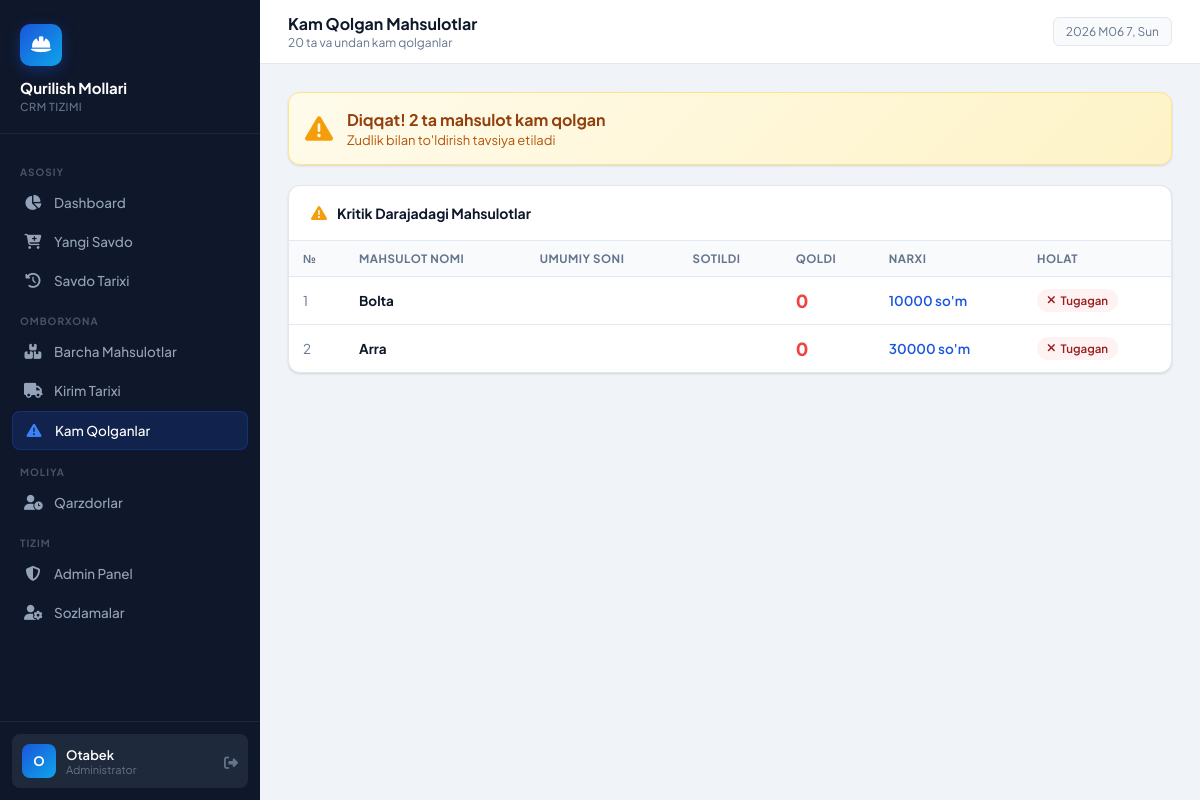
The app's page /kamayganlar/ (signed in) with its own data.
### crm/models.py (models this page shows, shortened)
class Mahsulot(models.Model):
    nomi = models.CharField(max_length=200, verbose_name="Mahsulot nomi")
    qoldi = models.IntegerField(default=0, verbose_name="Qoldi (joriy)")
    narxi = models.DecimalField(max_digits=12, decimal_places=0, verbose_name="Narxi (so'm)")
    yaratilgan = models.DateTimeField(auto_now_add=True)
    yangilangan = models.DateTimeField(auto_now=True)
    class Meta:
        verbose_name = "Mahsulot"
        verbose_name_plural = "Mahsulotlar"
        ordering = ['-yaratilgan']

### crm/views.py (the view)
# urls.py: path('kamayganlar/', views.kamayganlar, name='kamayganlar'),
@login_required
def kamayganlar(request):
    mahsulotlar = Mahsulot.objects.filter(qoldi__lte=20).order_by('qoldi')
    context = {'mahsulotlar': mahsulotlar}
    return render(request, 'crm/kamayganlar.html', context)

### templates/crm/kamayganlar.html (shortened to what this page needs)
{% extends 'crm/base.html' %}
{% block page_title %}Kam Qolgan Mahsulotlar{% endblock %}
{% block page_subtitle %}20 ta va undan kam qolganlar{% endblock %}
{% block content %}
{% if mahsulotlar %}
<div class="card" style="margin-bottom:20px;background:linear-gradient(135deg,#fffbeb,#fef3c7);border-color:#fde68a">
    <div class="card-body" style="padding:16px;display:flex;align-items:center;gap:14px">
        <i class="fas fa-triangle-exclamation" style="font-size:28px;color:var(--warning)"></i>
        <div>
            <div style="font-weight:700;color:#92400e">Diqqat! {{ mahsulotlar.count }} ta mahsulot kam qolgan</div>
            <div style="font-size:13px;color:#b45309;margin-top:2px">Zudlik bilan to'ldirish tavsiya etiladi</div>
        </div>
    </div>
</div>
{% endif %}
<div class="card">
    <div class="card-header">
        <i class="fas fa-triangle-exclamation" style="color:var(--warning)"></i>
        <span class="card-title">Kritik Darajadagi Mahsulotlar</span>
    </div>
    <div class="table-wrap">
        <table>
            <thead>
                <tr>
                    <th>№</th>
                    <th>Mahsulot Nomi</th>
                    <th>Umumiy Soni</th>
                    <th>Sotildi</th>
                    <th>Qoldi</th>
                    <th>Narxi</th>
                    <th>Holat</th>
                </tr>
            </thead>
            <tbody>
                {% for m in mahsulotlar %}
                <tr>
                    <td style="color:var(--text-muted)">{{ forloop.counter }}</td>
                    <td><strong>{{ m.nomi }}</strong></td>
                    <td>{{ m.soni }}</td>
                    <td>{{ m.sotildi }}</td>
                    <td>
                        <span style="font-size:18px;font-weight:800;color:{% if m.qoldi == 0 %}var(--danger){% else %}var(--warning){% endif %}">
                            {{ m.qoldi }}
                        </span>
                    </td>
                    <td style="font-weight:600;color:var(--primary)">{{ m.narxi|floatformat:0 }} so'm</td>
                    <td>
                        {% if m.qoldi == 0 %}
                            <span class="badge-status badge-danger"><i class="fas fa-xmark"></i> Tugagan</span>
                        {% elif m.qoldi <= 5 %}
                            <span class="badge-status badge-danger"><i class="fas fa-exclamation"></i> Juda kam</span>
                        {% else %}
                            <span class="badge-status badge-warning"><i class="fas fa-minus"></i> Kam</span>
                        {% endif %}
                    </td>
                </tr>
                {% empty %}
                <tr><td colspan="7" style="text-align:center;padding:40px;color:var(--text-muted)">
                    <i class="fas fa-circle-check" style="font-size:40px;color:var(--success);opacity:0.7;display:block;margin-bottom:12px"></i>
                    <strong>Barcha mahsulotlar yetarli!</strong>
                </td></tr>
                {% endfor %}
            </tbody>
        </table>
    </div>
</div>
{% endblock %}

### templates/crm/base.html (shortened to what this page needs)
<!DOCTYPE html>
<html lang="uz">
<head>
    <link rel="stylesheet" href="https://cdnjs.cloudflare.com/ajax/libs/font-awesome/6.5.0/css/all.min.css">
</head>
<body>
<aside class="sidebar" id="sidebar">
    <div class="sidebar-logo">
        <div class="logo-icon"><i class="fas fa-hard-hat"></i></div>
        <h1>Qurilish Mollari</h1>
        <p>CRM Tizimi</p>
    </div>
    <nav class="sidebar-nav">
        <div class="nav-section-label">Asosiy</div>
        <a href="{% url 'dashboard' %}" class="nav-item {% if request.resolver_match.url_name == 'dashboard' %}active{% endif %}">
            <i class="fas fa-chart-pie"></i> Dashboard
        </a>
        <a href="{% url 'savdo' %}" class="nav-item {% if request.resolver_match.url_name == 'savdo' %}active{% endif %}">
            <i class="fas fa-cart-plus"></i> Yangi Savdo
        </a>
        <a href="{% url 'savdo_tarixi' %}" class="nav-item {% if request.resolver_match.url_name == 'savdo_tarixi' %}active{% endif %}">
            <i class="fas fa-history"></i> Savdo Tarixi
        </a>
        <div class="nav-section-label">Omborxona</div>
        <a href="{% url 'barcha_mahsulotlar' %}" class="nav-item {% if request.resolver_match.url_name == 'barcha_mahsulotlar' %}active{% endif %}">
            <i class="fas fa-boxes-stacked"></i> Barcha Mahsulotlar
        </a>
        <a href="{% url 'kirim_tarixi' %}" class="nav-item {% if request.resolver_match.url_name == 'kirim_tarixi' %}active{% endif %}">
            <i class="fas fa-truck"></i> Kirim Tarixi
        </a>
        <a href="{% url 'kamayganlar' %}" class="nav-item {% if request.resolver_match.url_name == 'kamayganlar' %}active{% endif %}">
            <i class="fas fa-triangle-exclamation"></i> Kam Qolganlar
        </a>
        <div class="nav-section-label">Moliya</div>
        <a href="{% url 'qarzdorlar' %}" class="nav-item {% if request.resolver_match.url_name == 'qarzdorlar' %}active{% endif %}">
            <i class="fas fa-user-clock"></i> Qarzdorlar
        </a>
        <div class="nav-section-label">Tizim</div>
        <a href="/admin/" class="nav-item" target="_blank">
            <i class="fas fa-shield-halved"></i> Admin Panel
        </a>
        <a href="{% url 'profil' %}" class="nav-item {% if request.resolver_match.url_name == 'profil' %}active{% endif %}">
            <i class="fas fa-user-gear"></i> Sozlamalar
        </a>
    </nav>
    <div class="sidebar-footer">
        <div class="user-card">
            <div class="user-avatar">{{ request.user.first_name|first|upper|default:request.user.username|first|upper }}</div>
            <div class="user-info">
                <div class="name">{{ request.user.get_full_name|default:request.user.username }}</div>
                <div class="role">{% if request.user.is_superuser %}Administrator{% else %}Menejer{% endif %}</div>
            </div>
            <form method="POST" action="{% url 'logout' %}" style="display:inline">
                <button type="submit" class="logout-btn" title="Chiqish"
                    style="background:none;border:none;cursor:pointer">
                    <i class="fas fa-right-from-bracket"></i>
                </button>
            </form>
        </div>
    </div>
</aside>
<div class="main">
    <div class="topbar">
        <div>
            <div class="topbar-title">{% block page_title %}Dashboard{% endblock %}</div>
            <div class="topbar-subtitle">{% block page_subtitle %}Qurilish Mollari CRM{% endblock %}</div>
        </div>
        <div class="topbar-right">
            <div class="topbar-date" id="currentDate"></div>
        </div>
    </div>
    <div class="content">
        {% block content %}{% endblock %}
    </div>
</div>
</body>
</html>

### records on screen
Mahsulot: nomi "Bolta", qoldi "0", narxi "10000", shows "Tugagan"
Mahsulot: nomi "Arra", qoldi "0", narxi "30000", shows "Tugagan"

### other values on screen
{{ request.user.get_full_name|default:request.user.username }} "Otabek"
{{ mahsulotlar.count }} "2"
